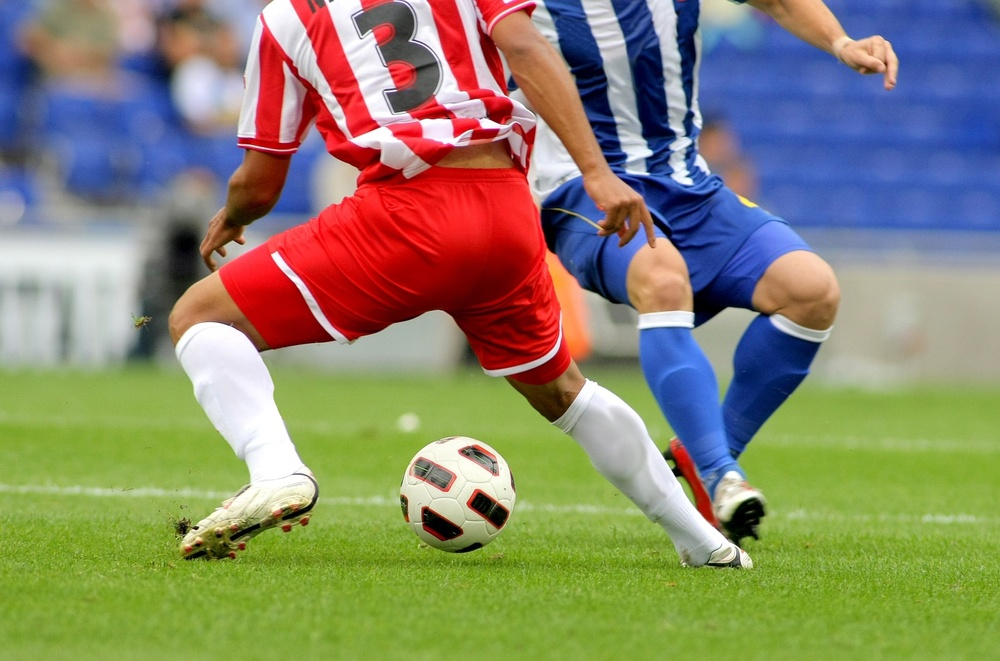
#> input picture L05/soccer.jpg, 1000 x 661 px, shrunk from 1434 x 948 before the run
$ python L05_02.py
#> lines starting #> are read from the running program, lines starting #| are printed output that depends on the picture; after the words box and inside, x2 and y2 are one past the last pixel; in counts of white or black regions, pixels touching at a corner belong together
# 캐니 에지 및 허프 변환을 이용한 직선 검출
# 주어진 이미지를 다음과 같이 처리하세요
# 캐니 에지 검출을 사용하여 에지 맵을 생성합니다
# 허프 변환을 사용하여 이미지에서 직선을 검출합니다
# 검출된 직선을 원본 이미지에 빨간색으로 표시합니다

import cv2 as cv
import matplotlib.pyplot as plt

# 요구사항1: cv.imread()를 사용하여 이미지를 불러옵니다
img = cv.imread('soccer.jpg')
#> img is the input picture: shape (661, 1000, 3); mean B, G, R 107.3, 133.3, 136.8
gray = cv.cvtColor(img, cv.COLOR_BGR2GRAY)
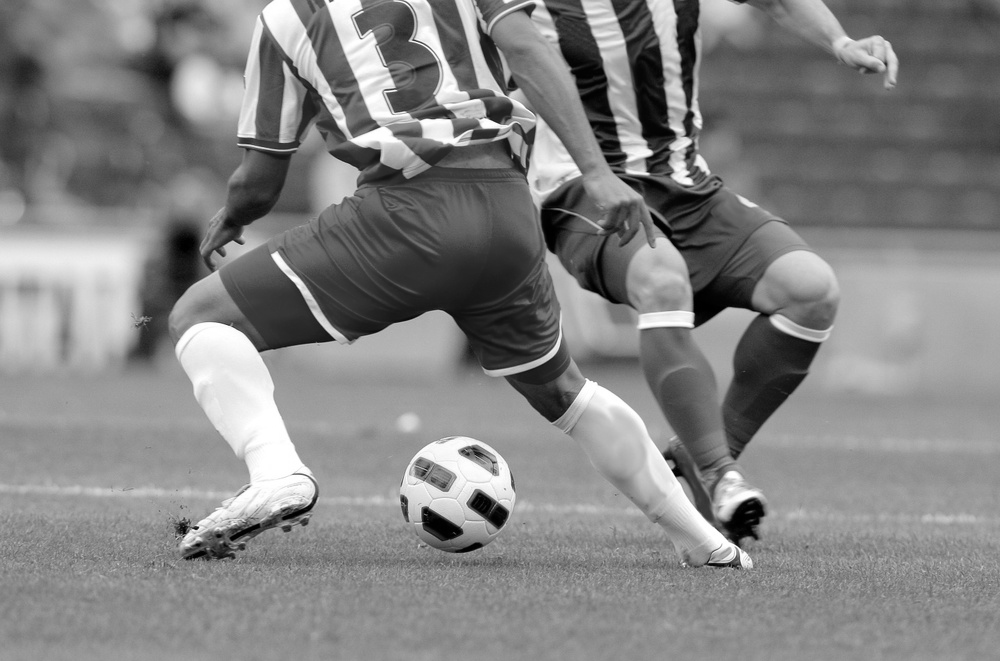
#> gray: shape (661, 1000); min 0, max 255, mean 131.4

canny = cv.Canny(gray, 100, 200)
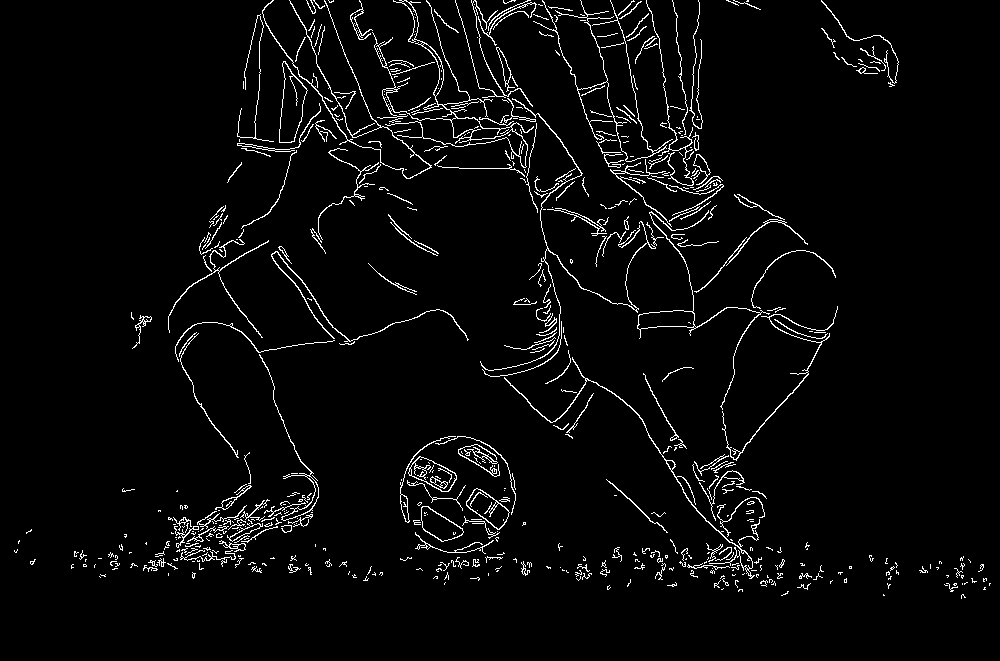
#> canny: shape (661, 1000); 3.6% white in thin lines or dots, all inside (x1, y1, x2, y2) = (14, 0, 991, 599)

# 요구사항2: cv.HoughLinesP()를 사용하여 직선을 검출합니다
# 힌트: cv.HoughLinesP()에서 rho, theta, threshold, minLineLength, maxLineGap 값을 조정하여 직선 검출 성능을 개선할 수 있습니다.
lines = cv.HoughLinesP(canny, rho=1, theta=3.14/180, threshold=100, minLineLength=50, maxLineGap=10)
#> lines = 21 rows, first 6: [688, 567, 760, 567], [693, 469, 751, 578], [676, 30, 683, 91], [702, 563, 756, 563], [635, 411, 692, 505], [429, 167, 528, 169]

# 요구사항3: cv.line()을 사용하여 검출된 직선을 원본 이미지에 표시합니다
if lines is not None:
    for line in lines:
        x1, y1, x2, y2 = line[0]
        cv.line(img, (x1, y1), (x2, y2), (0, 0, 255), 2)
#> this loop made 21 passes
#> (x1, y1, x2, y2) on passes 1 to 12: (688, 567, 760, 567), (693, 469, 751, 578), (676, 30, 683, 91), (702, 563, 756, 563), (635, 411, 692, 505), (429, 167, 528, 169), (495, 369, 553, 425), (148, 569, 250, 532), (198, 280, 268, 241), (164, 549, 257, 517), (498, 47, 509, 100), (645, 379, 680, 443)
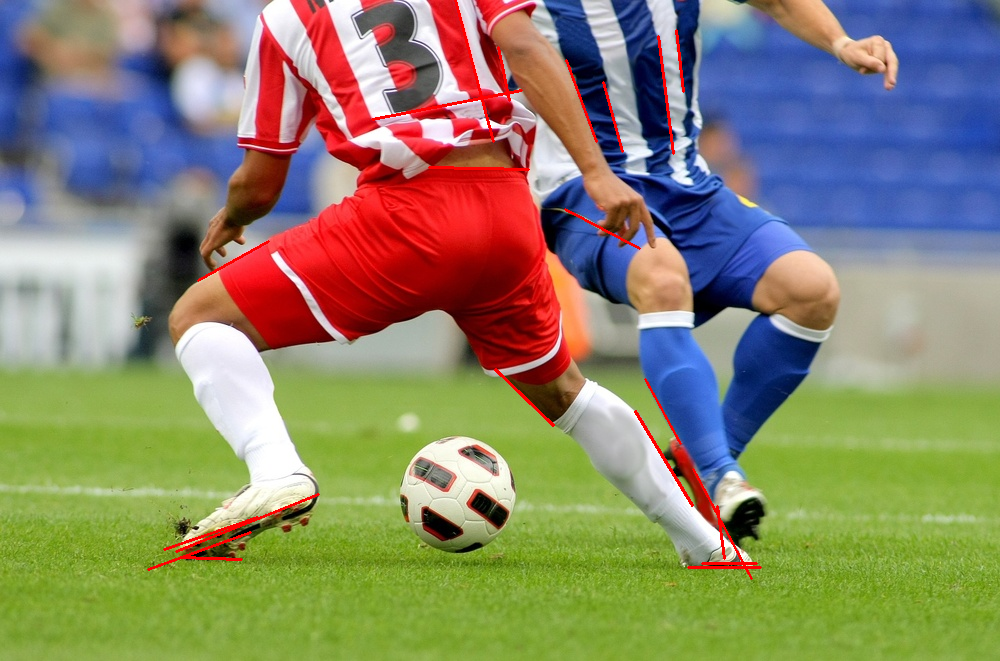
#> img: shape (661, 1000, 3); 0.84% of pixels changed, all inside (x1, y1, x2, y2) = (147, 0, 762, 580)

# 요구사항4: matplotlib를 사용하여 원본 이미지와 검출된 직선을 나란히 시각화합니다
plt.figure(figsize=(10, 5))
plt.subplot(1, 2, 1)
plt.imshow(canny, cmap='gray')
plt.title('Canny Edge')
plt.axis('off')

plt.subplot(1, 2, 2)
plt.imshow(cv.cvtColor(img, cv.COLOR_BGR2RGB))
plt.title('Detected Lines')
plt.axis('off')

plt.tight_layout()
plt.show()
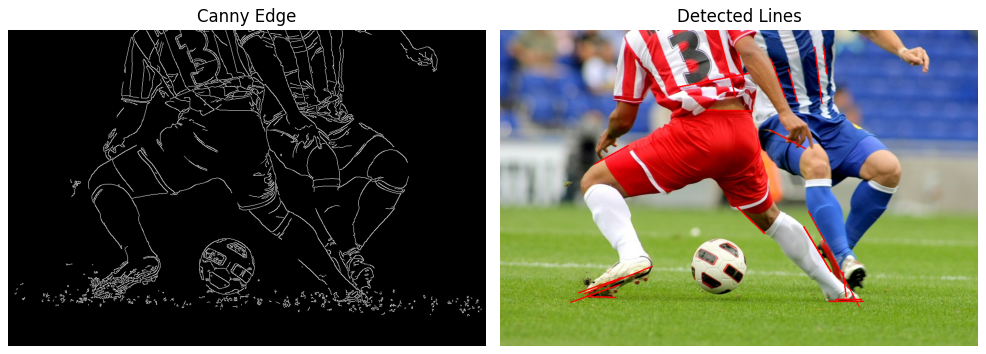
#> figure drawn by matplotlib, 2 panels
